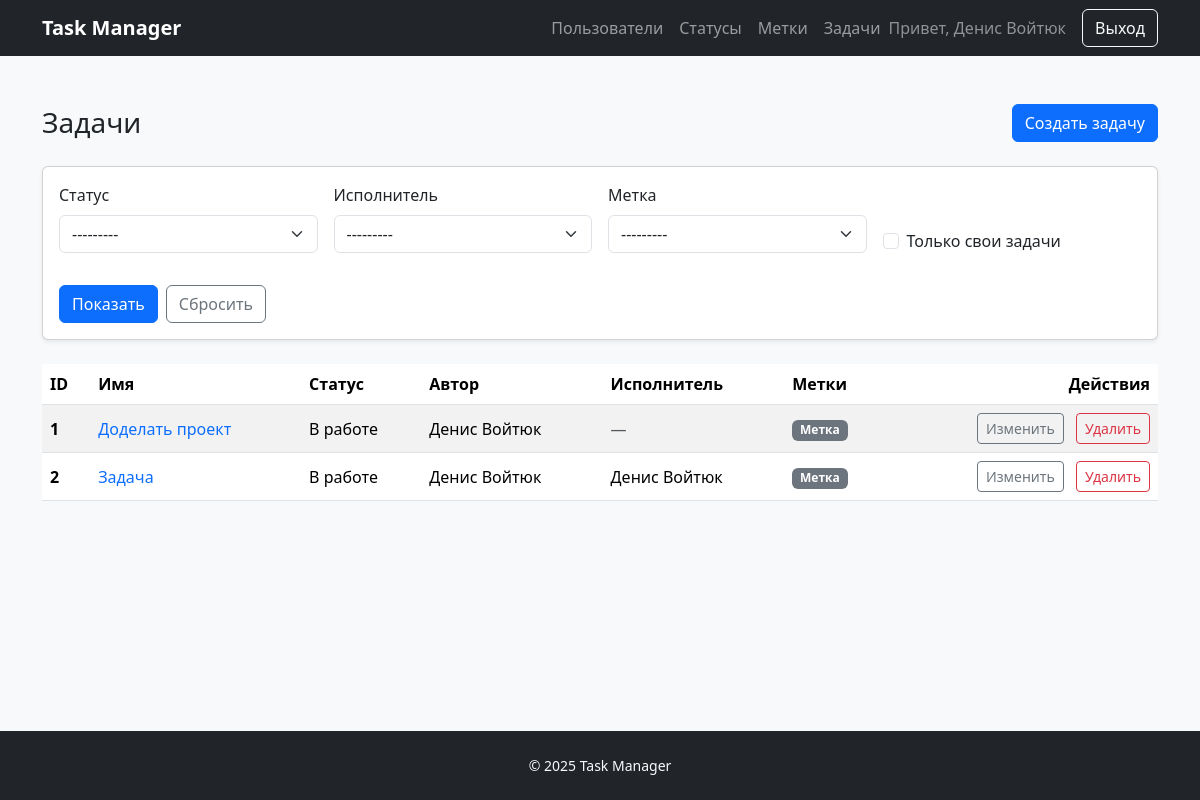
Page /tasks/ (signed in) on the committed database.
### task_manager/tasks/models.py (models this page shows, shortened)
class Task(models.Model):
    name = models.CharField(_("Name"), max_length=150)
    description = models.TextField(_("Description"), blank=True)
    status = models.ForeignKey(
        Status,
        on_delete=models.PROTECT,
        related_name="tasks",
        verbose_name=_("Status"),
    )
    author = models.ForeignKey(
        User,
        on_delete=models.PROTECT,
        related_name="authored_tasks",
        verbose_name=_("Author"),
    )
    executor = models.ForeignKey(
        User,
        on_delete=models.PROTECT,
        related_name="assigned_tasks",
        verbose_name=_("Executor"),
        null=True,
        blank=True,
    )
    labels = models.ManyToManyField(
        Label,
        related_name="tasks",
        verbose_name=_("Labels"),
        blank=True,
    )
    created_at = models.DateTimeField(_("Created at"), auto_now_add=True)
    class Meta:
        ordering = ("pk",)
        verbose_name = _("Task")
        verbose_name_plural = _("Tasks")

### task_manager/statuses/models.py (models this page shows)
class Status(models.Model):
    name = models.CharField(_("Name"), max_length=150, unique=True)
    created_at = models.DateTimeField(_("Created at"), auto_now_add=True)
    class Meta:
        ordering = ("pk",)
        verbose_name = _("Status")
        verbose_name_plural = _("Statuses")
    def __str__(self):
        return self.name

### task_manager/labels/models.py (models this page shows)
class Label(models.Model):
    name = models.CharField(_("Name"), max_length=150, unique=True)
    created_at = models.DateTimeField(_("Created at"), auto_now_add=True)
    class Meta:
        ordering = ("pk",)
        verbose_name = _("Label")
        verbose_name_plural = _("Labels")
    def __str__(self):
        return self.name

### task_manager/tasks/views.py (the view)
# urls.py: path("", TaskListView.as_view(), name="list"),
class TaskListView(LoginMessageRequiredMixin, FilterView):
    model = Task
    template_name = "tasks/index.html"
    context_object_name = "tasks"
    filterset_class = TaskFilter
    queryset = Task.objects.select_related("status", "author", "executor").prefetch_related("labels").order_by("pk")
    def get_filterset_kwargs(self, filterset_class):
        kwargs = super().get_filterset_kwargs(filterset_class)
        kwargs["request"] = self.request
        return kwargs

### templates/tasks/index.html (shortened to what this page needs)
{% extends "base.html" %}
{% load django_bootstrap5 %}
{% block content %}
  <div class="d-flex justify-content-between align-items-center mb-4">
    <h1 class="h3 mb-0">Задачи</h1>
    <a class="btn btn-primary" href="{% url 'tasks:create' %}">Создать задачу</a>
  </div>
  {% if filter %}
    <form method="get" class="card card-body mb-4 shadow-sm">
      <div class="row g-3 align-items-end">
        <div class="col-md-3">
          {% bootstrap_field filter.form.status form_group_class="mb-0" show_help=False %}
        </div>
        <div class="col-md-3">
          {% bootstrap_field filter.form.executor form_group_class="mb-0" show_help=False %}
        </div>
        <div class="col-md-3">
          {% bootstrap_field filter.form.labels form_group_class="mb-0" show_help=False %}
        </div>
        <div class="col-md-3">
          {% bootstrap_field filter.form.my_tasks form_group_class="mb-0" show_help=False %}
        </div>
      </div>
      <div class="d-flex gap-2 mt-3">
        <button class="btn btn-primary" type="submit">Показать</button>
        <a class="btn btn-outline-secondary" href="{% url 'tasks:list' %}">Сбросить</a>
      </div>
    </form>
  {% endif %}
  <div class="table-responsive">
    <table class="table table-striped align-middle">
      <thead>
        <tr>
          <th scope="col">ID</th>
          <th scope="col">Имя</th>
          <th scope="col">Статус</th>
          <th scope="col">Автор</th>
          <th scope="col">Исполнитель</th>
          <th scope="col">Метки</th>
          <th scope="col" class="text-end">Действия</th>
        </tr>
      </thead>
      <tbody>
        {% for task in tasks %}
          <tr>
            <th scope="row">{{ task.pk }}</th>
            <td>
              <a href="{% url 'tasks:detail' task.pk %}" class="link-primary text-decoration-none">
                {{ task.name }}
              </a>
            </td>
            <td>{{ task.status.name }}</td>
            <td>{{ task.author.get_full_name|default:task.author.username }}</td>
            <td>
              {% if task.executor %}
                {{ task.executor.get_full_name|default:task.executor.username }}
              {% else %}
                <span class="text-muted">—</span>
              {% endif %}
            </td>
            <td>
              {% with labels=task.labels.all %}
                {% if labels %}
                  {% for label in labels %}
                    <span class="badge text-bg-secondary me-1">{{ label.name }}</span>
                  {% endfor %}
                {% else %}
                  <span class="text-muted">—</span>
                {% endif %}
              {% endwith %}
            </td>
            <td class="text-end">
              <a class="btn btn-sm btn-outline-secondary" href="{% url 'tasks:update' task.pk %}">Изменить</a>
              {% if request.user.pk == task.author_id %}
                <a class="btn btn-sm btn-outline-danger ms-2" href="{% url 'tasks:delete' task.pk %}">Удалить</a>
              {% endif %}
            </td>
          </tr>
        {% empty %}
          <tr>
            <td colspan="7" class="text-center py-4">Задачи отсутствуют.</td>
          </tr>
        {% endfor %}
      </tbody>
    </table>
  </div>
{% endblock %}

### templates/base.html (shortened to what this page needs)
{% load django_bootstrap5 %}
<!doctype html>
<html lang="en">
  <head>
    {% bootstrap_css %}
  </head>
  <body class="bg-light d-flex flex-column min-vh-100">
    <header>
      <nav class="navbar navbar-expand-lg navbar-dark bg-dark">
        <div class="container">
          <a class="navbar-brand fw-bold" href="{% url 'index' %}">Task Manager</a>
          <div class="collapse navbar-collapse" id="navbarNav">
            <ul class="navbar-nav ms-auto align-items-lg-center gap-2 gap-lg-0">
              <li class="nav-item">
                <a class="nav-link" href="{% url 'users:list' %}">Пользователи</a>
              </li>
              {% if user.is_authenticated %}
                <li class="nav-item">
                  <a class="nav-link" href="{% url 'statuses:list' %}">Статусы</a>
                </li>
                <li class="nav-item">
                  <a class="nav-link" href="{% url 'labels:list' %}">Метки</a>
                </li>
                <li class="nav-item">
                  <a class="nav-link" href="{% url 'tasks:list' %}">Задачи</a>
                </li>
                <li class="nav-item">
                  <span class="navbar-text text-white-50 me-lg-3">Привет, {{ user.get_full_name|default:user.username }}</span>
                </li>
                <li class="nav-item">
                  <form method="post" action="{% url 'logout' %}">
                    <button class="btn btn-outline-light" type="submit">Выход</button>
                  </form>
                </li>
              {% endif %}
            </ul>
          </div>
        </div>
      </nav>
    </header>
    <main class="py-5">
      <div class="container">
        {% block content %}{% endblock %}
      </div>
    </main>
    <footer class="bg-dark text-light text-center py-4 mt-auto">
      <div class="container">
        <p class="mb-0 small">&copy; {% now "Y" %} Task Manager</p>
      </div>
    </footer>
  </body>
</html>

### rows in the picture
Task: pk "1", name "Доделать проект", status.name "В работе", author.get_full_name "Денис Войтюк", shows "Удалить"
Label: name "Метка"
Task: pk "2", name "Задача", status.name "В работе", author.get_full_name "Денис Войтюк", executor.get_full_name "Денис Войтюк", shows "Удалить"

### other values in the picture
{{ user.get_full_name|default:user.username }} "Денис Войтюк"
